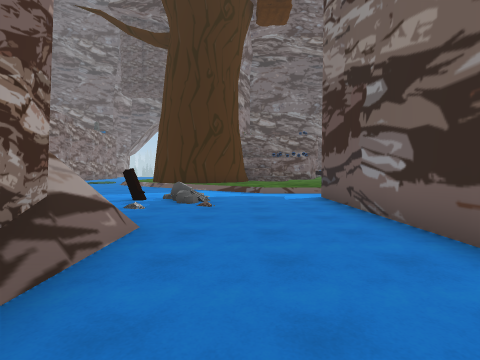
[1] (above)

24 first-person views from a walk through a Unity game level. The camera is 1.5 m above the floor, tilts 2° down and sees 85° across. The floor is counted in squares, 2 m on a side. Each view is taken from the middle of a square. On the plan, view 1 faces up. The plan holds only what a view shows up to about 9 squares ahead; the rest is blank. The place goes on beyond the plan. The player is left out. Some animated figures are not drawn. Some surface patterns are stand-ins.

[2]
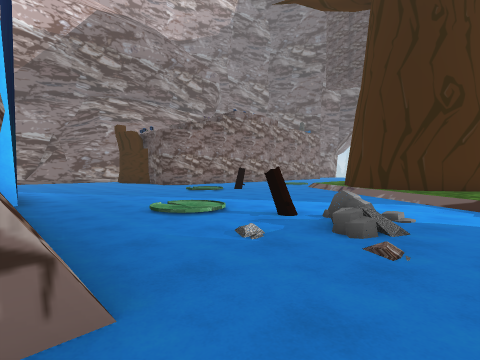

[3]
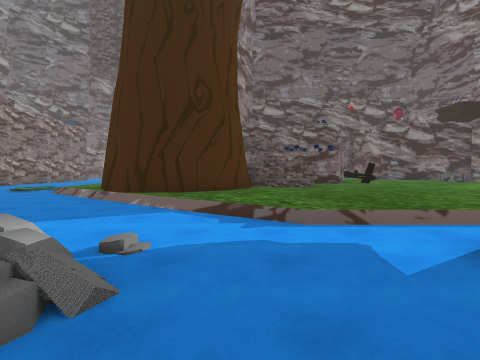

[4]
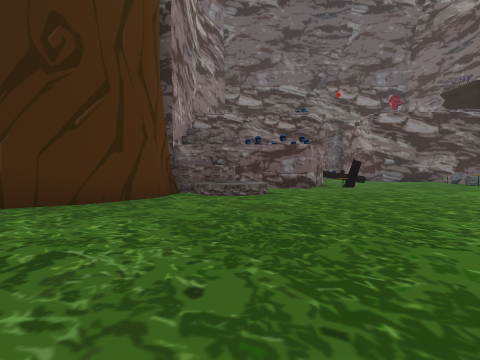

[5]
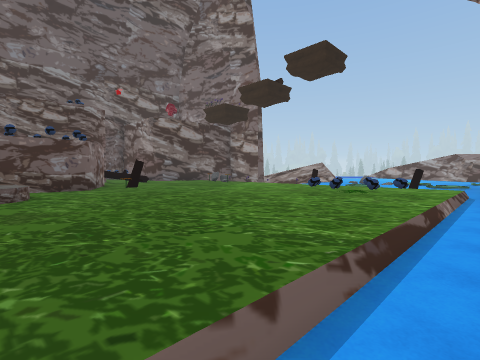

[6]
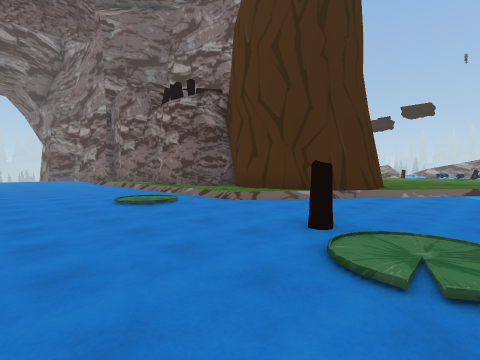

[7]
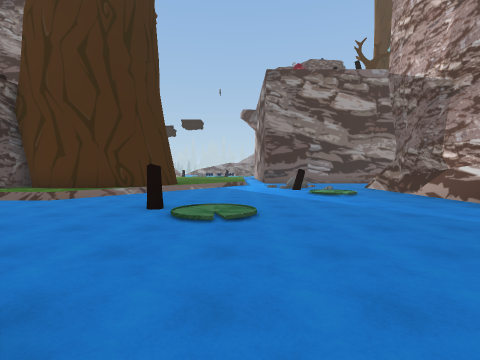

[8]
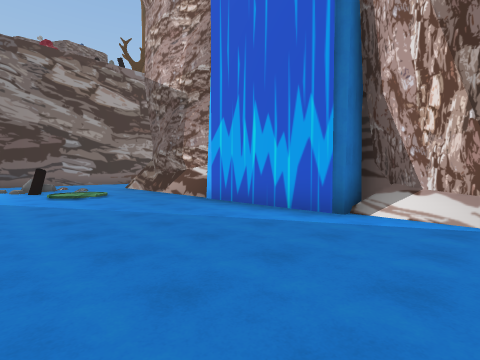

[9]
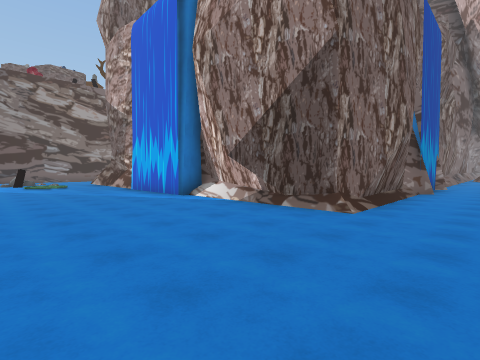

[10]
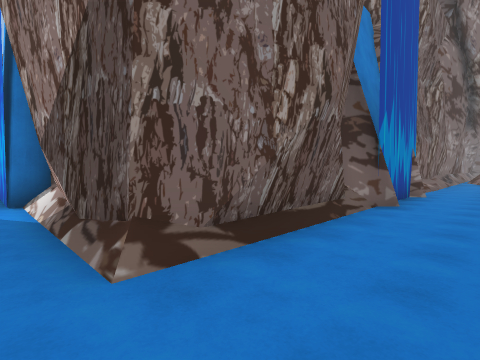

[11]
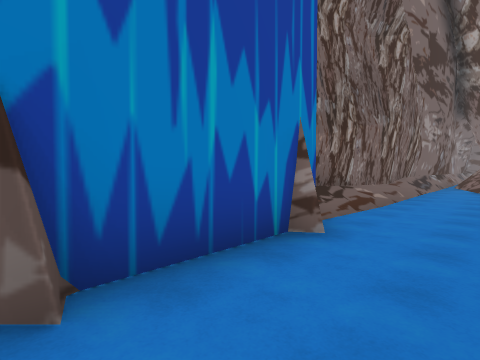

[12]
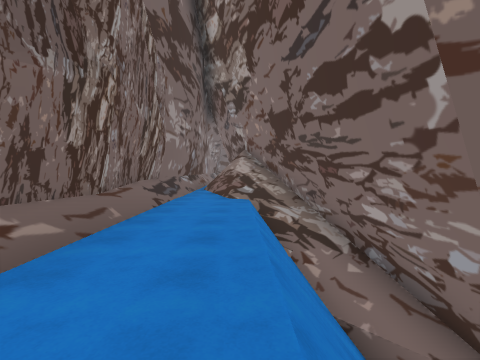

[13]
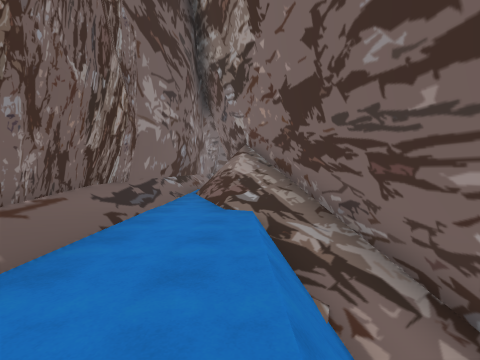

[14]
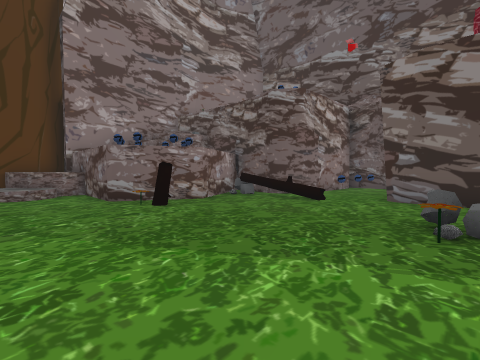

[15]
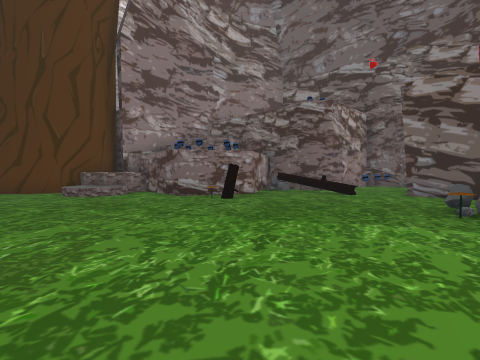

[16]
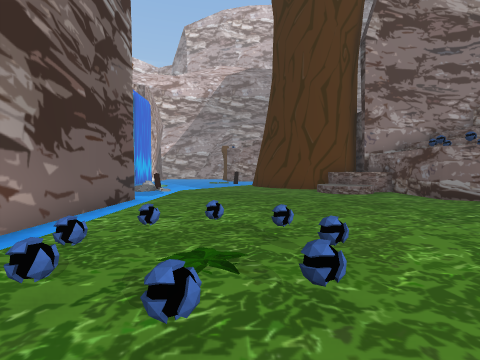

[17]
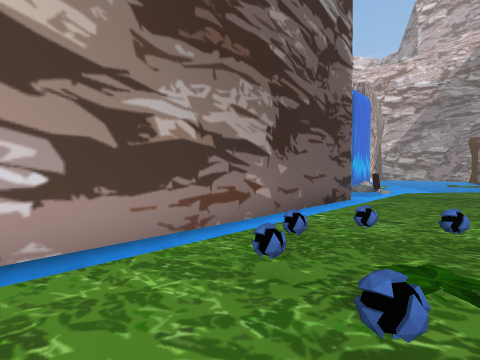

[18]
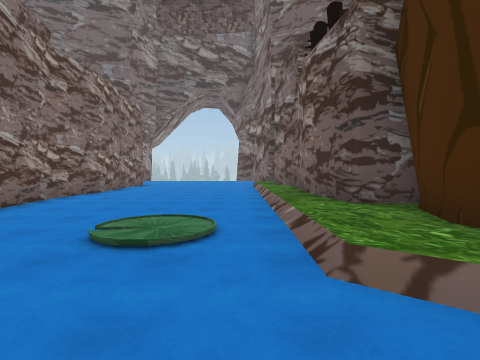

[19]
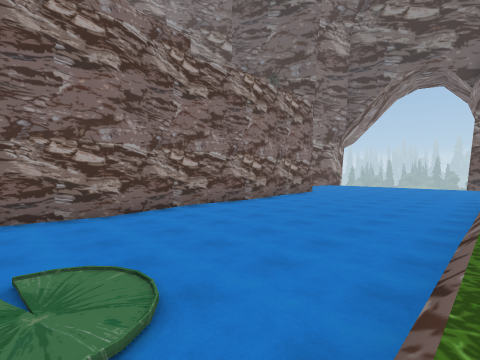

[20]
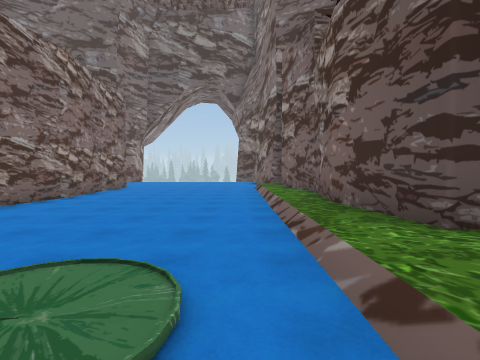

[21]
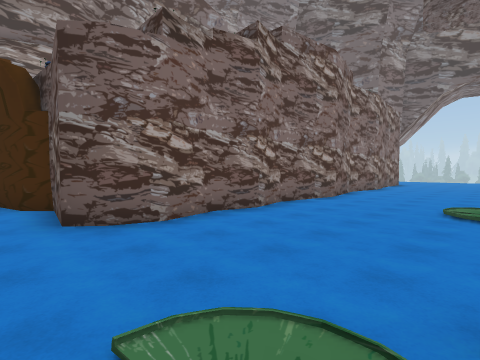

[22]
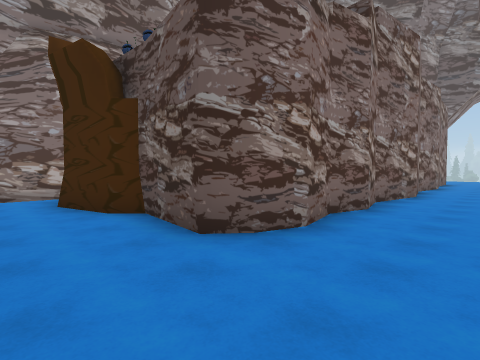

[23]
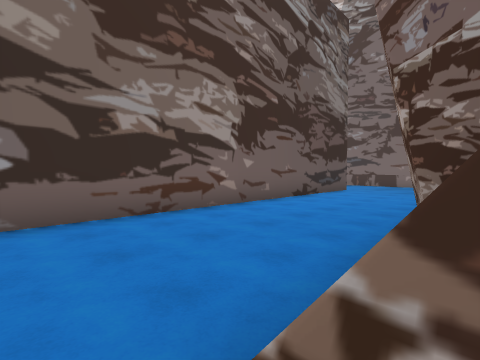

[24]
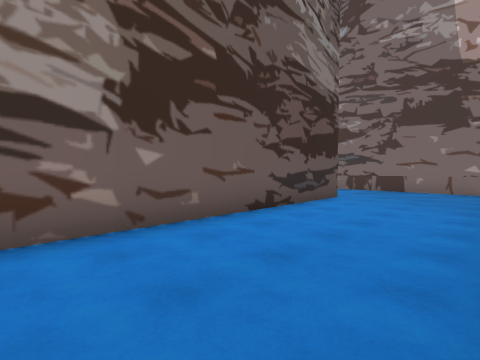

### Floor plan
Key: @ floor where view 1 was taken; # wall or solid block; . main floor; : floor 0.25 m higher than the main floor; + floor 0.5 m higher than the main floor; * floor 1 m higher than the main floor; / step, stairs or slope; = window, fence, low wall or low ledge; ^ raised ledge; v drop or lower ground; L log; O other object.
Columns run from 20 left of view 1 to 11 right of it. Each row starts with its distance up from view 1.
 23         #.....+#
 22         #.....+#
 21         #.....+#        ### ####
 20         #.....+#        #O^^=+++
 19         #.....+#        ##++++++
 18         #.....+#        ##++++OO
 17         #.....+##   OO ##OL+++++
 16         #.../.++#   OOO+++++++++
 15         #.../.++#   OO*+++++++++
 14         #...../+#   #//+++++++++
 13         #....../## ##+++++++++++
 12         #......./###++++++++++++
 11        ##...L...../++++++++++O++
 10 #  #####...//....../++++++++++++
  9 = .........//.......//++++++++++
  8 = ..............................
  7   ...............LO....#########
  6   ............./:......#
  5   .....................#
  4   .....................#
  3   ../##############....#
  2   ..##            #....#
  1   ..#             #....#
  0   ..#              .@..#
 -1   ..#              ....#
 -2   ..#              ....#
 -3   ..#              ....#
 -4   ..#              ....#
 -5   ..#              ....#
 -6   ../              ....#
 -7  v../#             ....
 -8  v../#             ....
 -9 #=../#             ....
-10 ##..##             ###
-11 #=..#
-12 ##..#
-13  #/.#
-14  #/.#
-15  ##=#
-16   ###

Where each view was taken, in squares from view 1:
view 1: 0 up, 0 right, facing up
view 2: 3 up, 0 right, facing up-left
view 3: 5 up, 0 right, facing up
view 4: 8 up, 2 right, facing up
view 5: 8 up, 2 right, facing up-right
view 6: 9 up, 11 left, facing up-right
view 7: 9 up, 13 left, facing right
view 8: 8 up, 13 left, facing down-right
view 9: 8 up, 18 left, facing down-right
view 10: 4 up, 18 left, facing down-right
view 11: 2 down, 18 left, facing down-right
view 12: 6 down, 18 left, facing down
view 13: 8 down, 18 left, facing down
view 14: 14 up, 11 right, facing up-left
view 15: 12 up, 11 right, facing up-left
view 16: 11 up, 11 right, facing left
view 17: 11 up, 11 right, facing down-left
view 18: 12 up, 7 left, facing up
view 19: 15 up, 6 left, facing up-left
view 20: 14 up, 7 left, facing up
view 21: 9 up, 8 left, facing up-left
view 22: 8 up, 10 left, facing up-left
view 23: 4 up, 2 left, facing down-right
view 24: 1 up, 1 left, facing down-right
